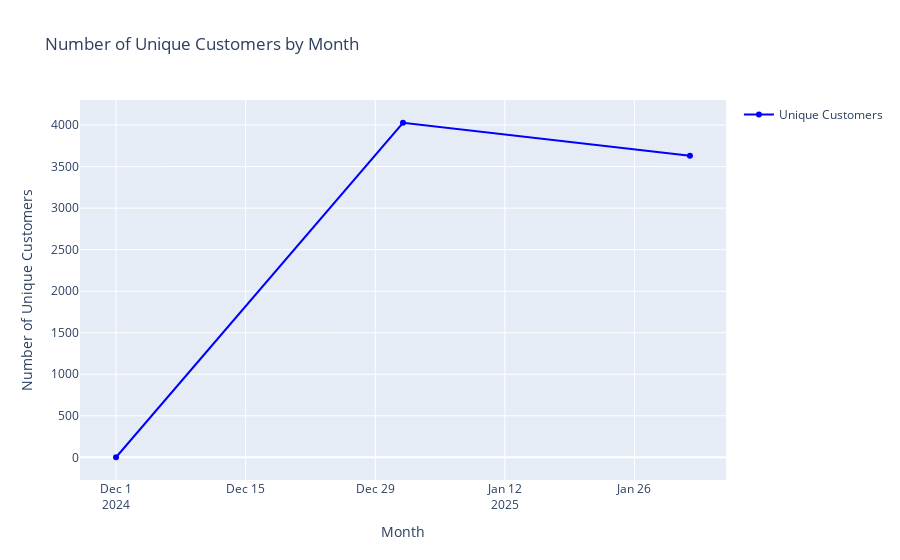

Source (notebook cell):
### Code cell
monthly_customers = filtered_df.groupby('month_year')['customer'].nunique().reset_index()

fig = go.Figure()

fig.add_trace(go.Scatter(
    x=monthly_customers['month_year'].astype(str),
    y=monthly_customers['customer'],
    name='Unique Customers',
    line=dict(color='blue')
))

fig.update_layout(
    title='Number of Unique Customers by Month',
    xaxis_title='Month',
    yaxis_title='Number of Unique Customers',
    showlegend=True
)

fig.show()

### Figure 1 — Plotly figure (JSON) as saved in the notebook; plotly's stock layout.template omitted (floating-point values rounded to 4 significant figures)
{"data": [{"line": {"color": "blue"}, "name": "Unique Customers", "type": "scatter", "x": ["2024-12", "2025-01", "2025-02"], "y": [1, 4028, 3630]}], "layout": {"showlegend": true, "title": {"text": "Number of Unique Customers by Month"}, "xaxis": {"title": {"text": "Month"}}, "yaxis": {"title": {"text": "Number of Unique Customers"}}}}
